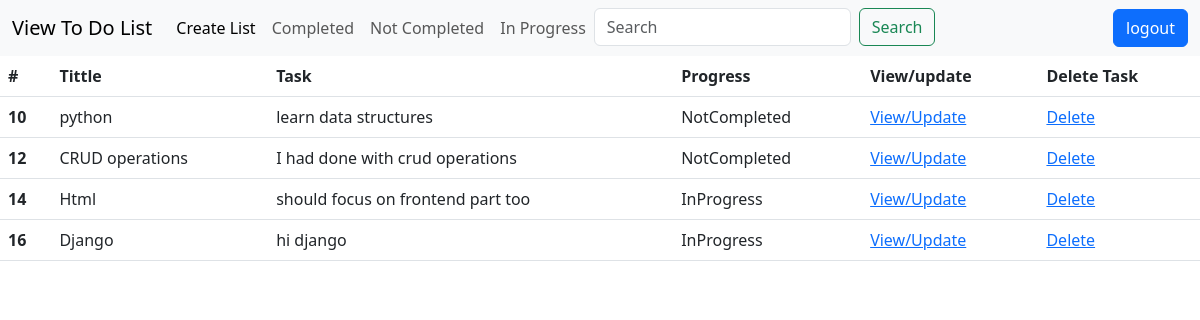
/ (signed in), run on the app's committed database.
### authenticate/models.py (models this page shows, shortened)
class to_do_list(models.Model):
    compeltion=(('Completed','Completed'),
                ('NotCompleted','Not Completed'),
                ('InProgress','In Progress'),)
    user=models.ForeignKey(User,on_delete=models.CASCADE)
    Tittle=models.CharField(max_length=50)
    to_do_list=models.TextField(default='',verbose_name='Description')
    completed=models.CharField(max_length=50,choices=compeltion,default='c')

### authenticate/views.py (the view)
# urls.py: path('',views.home,name='home'),
@login_required(login_url='login_user')
def home(request):
    form=to_do_list.objects.filter(user=request.user)
    return render(request,'authenticate/home.html',{'form':form})

### authenticate/templates/authenticate/home.html (shortened to what this page needs)
{% extends "authenticate/basic.html" %}
{% load crispy_forms_tags %}
{% block content %}
<table class="table">
    <thead>
      <tr>
        <th scope="col">#</th>
        <th scope="col">Tittle</th>
        <th scope="col">Task</th>
        <th scope="col">Progress</th>
        <th scope="col">View/update</th>
        <th scope="col">Delete Task</th>
      </tr>
    </thead>
    <tbody>
        {% for value in form %}
      <tr>
        <th scope="row">{{value.id}}</th>
        <td>{{value.Tittle}}</td>
        <td>{{value.to_do_list}}</td>
        <td>{{value.completed}}</td>
        <td><a href="update/{{value.id}}">View/Update</a></td>
        <td><a href="delete/{{value.id}}">Delete</a></td>
      </tr>
      {% endfor %}
    </tbody>
  </table>
{% endblock %}

### authenticate/templates/authenticate/basic.html (shortened to what this page needs)
<!doctype html>
<html lang="en">
  <head>
    <link href="https://cdn.jsdelivr.net/npm/bootstrap@5.3.0/dist/css/bootstrap.min.css" rel="stylesheet">
  </head>
  <body>
    <nav class="navbar navbar-expand-lg bg-body-tertiary">
      <div class="container-fluid">
        <a class="navbar-brand" href="{% url 'home' %}">View To Do List</a>
        <div class="collapse navbar-collapse" id="navbarSupportedContent">
          <ul class="navbar-nav me-auto mb-2 mb-lg-0">
            <li class="nav-item">
              <a class="nav-link active" aria-current="page" href="create">Create List</a>
            </li>
            <li class="nav-item">
              <a class="nav-link" href="{% url 'completed' %}">Completed</a>
            </li>
            <li class="nav-item">
              <a class="nav-link" href="{% url 'InComplete' %}">Not Completed</a>
            </li>
            <li class="nav-item">
              <a class="nav-link" href="{% url 'InProgress' %}">In Progress</a>
            </li>
            <li class="nav-item">
              <form action="{% url 'search' %}" class="d-flex" role="search" method='POST'>
                <input class="form-control me-2" type="search" placeholder="Search" aria-label="Search" name="search">
                <button class="btn btn-outline-success" type="submit">Search</button>
              </form>
            </li>
          </ul>
          {% if user.is_authenticated %}
              <a class="btn btn-primary" href="{% url 'logout_user' %}" role="button">logout</a>
          {% endif %}
        </div>
      </div>
    </nav>
    {% block content %}
    {% endblock %}
  </body>
</html>

### data on the page
to_do_list: id "10", Tittle "python", to_do_list "learn data structures", completed "NotCompleted"
to_do_list: id "12", Tittle "CRUD operations", to_do_list "I had done with crud operations", completed "NotCompleted"
to_do_list: id "14", Tittle "Html", to_do_list "should focus on frontend part too", completed "InProgress"
to_do_list: id "16", Tittle "Django", to_do_list "hi django", completed "InProgress"
